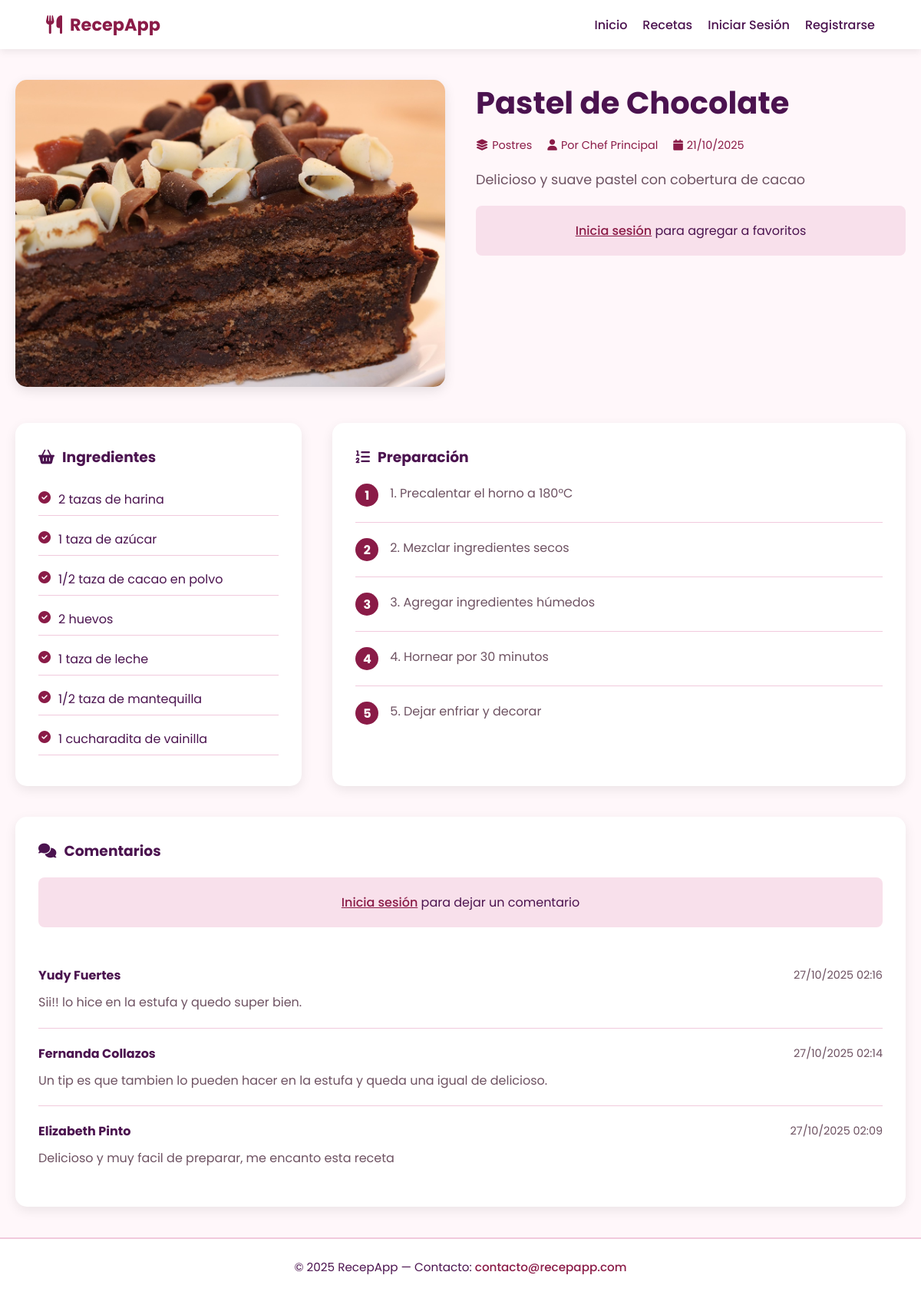
The page /frontend/ver-receta.php?id=1 on the database its author committed.
### tables this page shows
CREATE TABLE `recetas` (
  `id` int(11) NOT NULL,
  `titulo` varchar(200) NOT NULL,
  `descripcion` text DEFAULT NULL,
  `ingredientes` text NOT NULL,
  `instrucciones` text NOT NULL,
  `imagen` varchar(255) DEFAULT NULL,
  `categoria_id` int(11) DEFAULT NULL,
  `usuario_id` int(11) DEFAULT NULL,
  `fecha_creacion` timestamp NOT NULL DEFAULT current_timestamp()
);

CREATE TABLE `categorias` (
  `id` int(11) NOT NULL,
  `nombre` varchar(100) NOT NULL
);

CREATE TABLE `usuarios` (
  `id` int(11) NOT NULL,
  `nombre` varchar(100) NOT NULL,
  `correo` varchar(150) NOT NULL,
  `contraseña` varchar(255) NOT NULL,
  `fecha_registro` timestamp NOT NULL DEFAULT current_timestamp()
);

CREATE TABLE `comentarios` (
  `id` int(11) NOT NULL,
  `usuario_id` int(11) DEFAULT NULL,
  `receta_id` int(11) DEFAULT NULL,
  `comentario` text NOT NULL,
  `fecha` timestamp NOT NULL DEFAULT current_timestamp()
);

### backend/helpers.php (called while the page is built, shortened)
<?php
function url($path = '') {
    $base_url = '../frontend';
    return $base_url . ($path ? '/' . ltrim($path, '/') : '');
}
function asset($path) {
    return '../frontend/' . ltrim($path, '/');
}
?>

### backend/session.php (called while the page is built, shortened)
<?php
function usuarioEstaLogeado() {
    return isset($_SESSION['usuario_id']);
}
?>

### frontend/ver-receta.php (the view, shortened to what this page needs)
<?php
require_once __DIR__ . '/../backend/session.php';
require_once __DIR__ . '/../backend/conexion.php';
require_once '../backend/helpers.php';
$receta_id = intval($_GET['id']);
$stmt = $conexion->prepare("
    SELECT r.*, c.nombre as categoria_nombre, u.nombre as usuario_nombre
    FROM recetas r
    LEFT JOIN categorias c ON r.categoria_id = c.id
    LEFT JOIN usuarios u ON r.usuario_id = u.id
    WHERE r.id = ?
");
$stmt->bind_param("i", $receta_id);
$stmt->execute();
$receta = $stmt->get_result()->fetch_assoc();
$es_favorito = false;
$comentarios = $conexion->query("
    SELECT c.*, u.nombre as usuario_nombre
    FROM comentarios c
    LEFT JOIN usuarios u ON c.usuario_id = u.id
    WHERE c.receta_id = $receta_id
    ORDER BY c.fecha DESC
");
?>
<!DOCTYPE html>
<html lang="es">
<head>
  <link rel="stylesheet" href="<?php echo asset('css/style.css'); ?>">
</head>
<body>
<header class="navbar">
  <div class="logo">
    <i class="fas fa-utensils"></i>
    <h1>RecepApp</h1>
  </div>
  <nav class="menu">
    <a href="<?php echo url('index.php'); ?>">Inicio</a>
    <a href="<?php echo url('ver-mas-recetas.php'); ?>">Recetas</a>
    <?php if (usuarioEstaLogeado()): ?>
      <span class="user">Hola, <?php echo htmlspecialchars(obtenerUsuarioNombre()); ?></span>
      <div class="profile-menu">
        <button class="profile-btn"><i class="fas fa-user"></i> Mi Perfil</button>
        <div class="profile-dropdown">
          <a href="<?php echo url('ver-recetas-propias.php'); ?>"><i class="fas fa-book"></i> Mis Recetas</a>
          <a href="<?php echo url('ver-favoritos.php'); ?>"><i class="fas fa-heart"></i> Favoritos</a>
          <a href="<?php echo url('../backend/logout.php'); ?>"><i class="fas fa-sign-out-alt"></i> Cerrar Sesión</a>
        </div>
      </div>
    <?php else: ?>
      <a href="<?php echo url('iniciar-sesion.php'); ?>">Iniciar Sesión</a>
      <a href="<?php echo url('registrarse.php'); ?>">Registrarse</a>
    <?php endif; ?>
  </nav>
</header>
<main class="receta-detalle">
  <div class="receta-header">
    <div class="receta-imagen">
      <img src="<?php echo asset('img/' . ($receta['imagen'] ?: 'placeholder.jpg')); ?>"
           alt="<?php echo htmlspecialchars($receta['titulo']); ?>"
           onerror="this.src='<?php echo asset('img/placeholder.jpg'); ?>'">
    </div>
    <div class="receta-info">
      <h1><?php echo htmlspecialchars($receta['titulo']); ?></h1>
      <div class="receta-meta">
        <span><i class="fas fa-layer-group"></i> <?php echo htmlspecialchars($receta['categoria_nombre']); ?></span>
        <span><i class="fas fa-user"></i> Por <?php echo htmlspecialchars($receta['usuario_nombre']); ?></span>
        <span><i class="fas fa-calendar"></i> <?php echo date('d/m/Y', strtotime($receta['fecha_creacion'])); ?></span>
      </div>
      <div class="receta-desc">
        <?php echo nl2br(htmlspecialchars($receta['descripcion'])); ?>
      </div>
      <?php if (usuarioEstaLogeado()): ?>
        <form method="POST" class="favorito-form">
          <?php if ($es_favorito): ?>
            <button type="submit" name="accion_favorito" value="eliminar" class="btn-favorito active">
              <i class="fas fa-heart"></i> Quitar de Favoritos
            </button>
          <?php else: ?>
            <button type="submit" name="accion_favorito" value="agregar" class="btn-favorito">
              <i class="far fa-heart"></i> Agregar a Favoritos
            </button>
          <?php endif; ?>
        </form>
      <?php else: ?>
        <div class="login-prompt">
          <a href="<?php echo url('iniciar-sesion.php'); ?>">Inicia sesión</a> para agregar a favoritos
        </div>
      <?php endif; ?>
    </div>
  </div>
  <div class="receta-content">
    <div class="ingredientes">
      <h3><i class="fas fa-shopping-basket"></i> Ingredientes</h3>
      <div class="ingredientes-lista">
        <?php
        $ingredientes = explode("\n", $receta['ingredientes']);
        foreach ($ingredientes as $ingrediente):
          if (trim($ingrediente) !== ''):
        ?>
        <div class="ingrediente-item">
          <i class="fas fa-check-circle"></i>
          <span><?php echo htmlspecialchars(trim($ingrediente)); ?></span>
        </div>
        <?php
          endif;
        endforeach;
        ?>
      </div>
    </div>
    <div class="instrucciones">
      <h3><i class="fas fa-list-ol"></i> Preparación</h3>
      <div class="instrucciones-lista">
        <?php
        $instrucciones = explode("\n", $receta['instrucciones']);
        $paso_num = 1;
        foreach ($instrucciones as $instruccion):
          if (trim($instruccion) !== ''):
        ?>
        <div class="instruccion-item">
          <div class="paso-num"><?php echo $paso_num; ?></div>
          <div class="paso-texto"><?php echo htmlspecialchars(trim($instruccion)); ?></div>
        </div>
        <?php
            $paso_num++;
          endif;
        endforeach;
        ?>
      </div>
    </div>
  </div>
  <section class="comentarios-section">
    <h3><i class="fas fa-comments"></i> Comentarios</h3>
    <?php if (usuarioEstaLogeado()): ?>
      <form method="POST" class="comentario-form">
        <textarea name="comentario" placeholder="Escribe tu comentario..." required></textarea>
        <button type="submit" class="btn-primary">Publicar Comentario</button>
      </form>
    <?php else: ?>
      <div class="login-prompt">
        <a href="<?php echo url('iniciar-sesion.php'); ?>">Inicia sesión</a> para dejar un comentario
      </div>
    <?php endif; ?>
    <div class="comentarios-lista">
      <?php if ($comentarios->num_rows > 0): ?>
        <?php while($comentario = $comentarios->fetch_assoc()): ?>
          <div class="comentario-item">
            <div class="comentario-header">
              <strong><?php echo htmlspecialchars($comentario['usuario_nombre']); ?></strong>
              <span><?php echo date('d/m/Y H:i', strtotime($comentario['fecha'])); ?></span>
            </div>
            <div class="comentario-texto">
              <?php echo nl2br(htmlspecialchars($comentario['comentario'])); ?>
            </div>
          </div>
        <?php endwhile; ?>
      <?php else: ?>
        <div class="no-comentarios">
          <p>No hay comentarios aún. ¡Sé el primero en comentar!</p>
        </div>
      <?php endif; ?>
    </div>
  </section>
</main>
<footer class="footer-simple">
  <p>© 2025 RecepApp — Contacto: <a href="mailto:contacto@recepapp.com">contacto@recepapp.com</a></p>
</footer>
</body>
</html>

### frontend/css/style.css (style rules this page uses)
* { margin: 0; padding: 0; box-sizing: border-box; }
body { font-family: "Poppins", sans-serif; background-color: #fff7fa; color: #4b134f; overflow-x: hidden; }
.navbar { display: flex; justify-content: space-between; align-items: center; padding: 15px 60px; background-color: #ffffff; box-shadow: 0 3px 10px rgba(0, 0, 0, 0.08); position: sticky; top: 0; z-index: 10; }
.logo { display: flex; align-items: center; gap: 10px; }
.logo i { color: #8a1b47; font-size: 1.5rem; }
.logo h1 { font-size: 1.4rem; font-weight: 700; color: #8a1b47; }
.menu { display: flex; align-items: center; gap: 20px; }
.menu a { text-decoration: none; color: #4b134f; font-weight: 500; transition: 0.3s; }
.footer-simple { background-color: #fff; padding: 25px 10px; text-align: center; border-top: 2px solid #f1cadd; color: #4b134f; font-size: 0.95rem; }
.footer-simple a { color: #8a1b47; text-decoration: none; font-weight: 500; }
.receta-detalle { max-width: 1200px; margin: 0 auto; padding: 40px 20px; }
.receta-header { display: grid; grid-template-columns: 1fr 1fr; gap: 40px; margin-bottom: 40px; align-items: start; }
.receta-header img { width: 100%; height: 400px; object-fit: cover; border-radius: 15px; }
.receta-info h1 { color: #4b134f; font-size: 2.5rem; margin-bottom: 15px; }
.receta-meta { display: flex; gap: 20px; margin-bottom: 20px; flex-wrap: wrap; }
.receta-meta span { color: #8a1b47; font-size: 0.9rem; }
.receta-desc { color: #6e5262; line-height: 1.6; margin-bottom: 20px; font-size: 1.1rem; }
.receta-content { display: grid; grid-template-columns: 1fr 2fr; gap: 40px; margin-bottom: 40px; }
.ingredientes, .instrucciones { background: white; padding: 30px; border-radius: 15px; box-shadow: 0 5px 15px rgba(0,0,0,0.08); }
.ingredientes h3, .instrucciones h3 { color: #4b134f; margin-bottom: 20px; display: flex; align-items: center; gap: 10px; }
.ingrediente-item { display: flex; align-items: start; gap: 10px; margin-bottom: 10px; padding: 8px 0; border-bottom: 1px solid #f1cadd; }
.ingrediente-item i { color: #8a1b47; margin-top: 2px; }
.instruccion-item { display: flex; gap: 15px; margin-bottom: 20px; padding-bottom: 20px; border-bottom: 1px solid #f1cadd; }
.instruccion-item:last-child { border-bottom: none; margin-bottom: 0; }
.paso-num { background: #8a1b47; color: white; width: 30px; height: 30px; border-radius: 50%; display: flex; align-items: center; justify-content: center; flex-shrink: 0; font-weight: bold; }
.comentarios-section { background: white; padding: 30px; border-radius: 15px; box-shadow: 0 5px 15px rgba(0,0,0,0.08); }
.comentarios-section h3 { color: #4b134f; margin-bottom: 20px; display: flex; align-items: center; gap: 10px; }
.login-prompt { background: #f8e0eb; padding: 20px; border-radius: 8px; text-align: center; margin-bottom: 30px; }
.login-prompt a { color: #8a1b47; font-weight: 500; }
.comentario-item { padding: 20px 0; border-bottom: 1px solid #f1cadd; }
.comentario-item:last-child { border-bottom: none; }
.comentario-header { display: flex; justify-content: space-between; margin-bottom: 10px; }
.comentario-header strong { color: #4b134f; }
.comentario-header span { color: #6e5262; font-size: 0.9rem; }
.receta-imagen img { width: 100%; height: 400px; object-fit: cover; border-radius: 15px; box-shadow: 0 5px 15px rgba(0,0,0,0.1); }
.receta-meta span { color: #8a1b47; font-size: 0.9rem; display: flex; align-items: center; gap: 5px; }
.paso-texto { line-height: 1.6; color: #6e5262; }
.comentario-header { display: flex; justify-content: space-between; align-items: center; margin-bottom: 10px; flex-wrap: wrap; gap: 10px; }
.comentario-texto { color: #6e5262; line-height: 1.6; }

### rows shown on the page
recetas: imagen (picture), titulo "Pastel de Chocolate", categoria.nombre "Postres", usuario.nombre "Chef Principal", fecha_creacion "21/10/2025", descripcion "Delicioso y suave pastel con cobertura de cacao", ingredientes "2 tazas de harina", ingredientes "1 taza de azúcar", ingredientes "1/2 taza de cacao en polvo", ingredientes "2 huevos", ingredientes "1 taza de leche", ingredientes "1/2 taza de mantequilla", ingredientes "1 cucharadita de vainilla", instrucciones "1. Precalentar el horno a 180°C", instrucciones "2. Mezclar ingredientes secos", instrucciones "3. Agregar ingredientes húmedos", instrucciones "4. Hornear por 30 minutos", instrucciones "5. Dejar enfriar y decorar"
comentarios: usuario.nombre "Yudy Fuertes", fecha "27/10/2025 02:16", comentario "Sii!! lo hice en la estufa y quedo super bien."
comentarios: usuario.nombre "Fernanda Collazos", fecha "27/10/2025 02:14", comentario "Un tip es que tambien lo pueden hacer en la estufa y queda una igual de delicioso."
comentarios: usuario.nombre "Elizabeth Pinto", fecha "27/10/2025 02:09", comentario "Delicioso y muy facil de preparar, me encanto esta receta"
